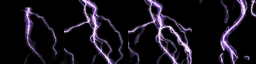

Rendered tile map (Tiled .tmx) drawn with the repository's tilesets; below, a short description and the full map source, tile grids included:
An orthogonal 4x1 tile map with 64x64 px tiles, 1 tile layer (Tile Layer 1).

<map version="1.9" tiledversion="1.9.2" orientation="orthogonal" renderorder="right-down" width="4" height="1" tilewidth="64" tileheight="64" infinite="0" nextlayerid="2" nextobjectid="1">
 <tileset firstgid="1" source="sprite-sheet-with-lightnings-thunderbolt-strikes-set-fx-animation-realistic-set-purple-electric-impact-night-sparking-discharge-thunderstorm-isolated-transparent-background_107791-4362.png.tsx" />
 <layer id="1" name="Tile Layer 1" width="4" height="1">
  <data encoding="csv">
14,20,23,35
</data>
 </layer>
</map>
